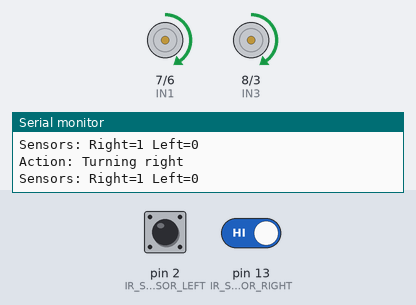
Bench run of a sketch on a simulated Arduino Uno, built with avr-gcc and run on an emulated ATmega328P. Parts: motor-driver pin pairs drawn as motors (green arrow = first pin HIGH = forward, orange = second pin HIGH = backward, longer = more drive, scaled by the enable pin), the last lines printed to the serial monitor. Inputs (shaded band) come from the test bench; at power-on: pin 13 (IR_SENSOR_RIGHT) HIGH, pin 2 (IR_SENSOR_LEFT) LOW.

Above: at 4.2 s.
4.3 s: pin 13 (IR_SENSOR_RIGHT) driven LOW
At 5.4 s:
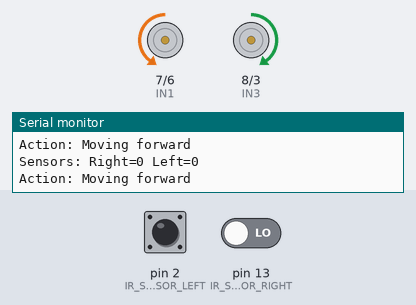
5.8 s: pin 2 (IR_SENSOR_LEFT) driven HIGH
At 6.8 s:
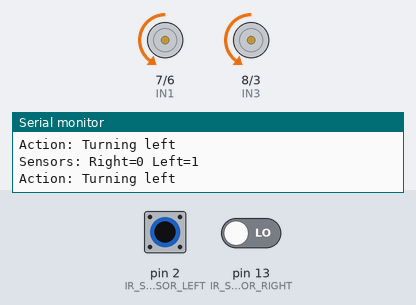
7.3 s: pin 13 (IR_SENSOR_RIGHT) driven HIGH
At 8.3 s:
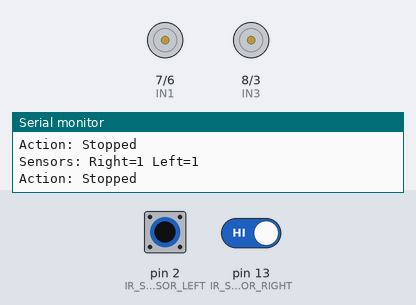
8.9 s: pin 2 (IR_SENSOR_LEFT) driven LOW
At 10.1 s:
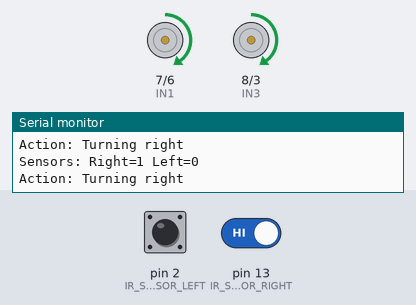
10.4 s: pin 2 (IR_SENSOR_LEFT) pulsed HIGH 2 times (0.12 s each, 0.3 s apart)
At 10.49 s:
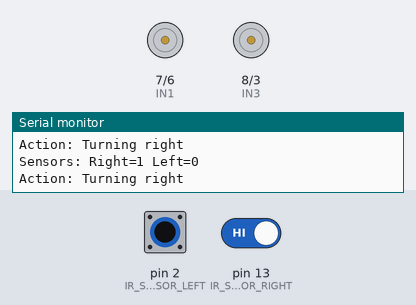
14.0 s: pin 2 (IR_SENSOR_LEFT) driven HIGH and pin 13 (IR_SENSOR_RIGHT) driven LOW
At 15.2 s:
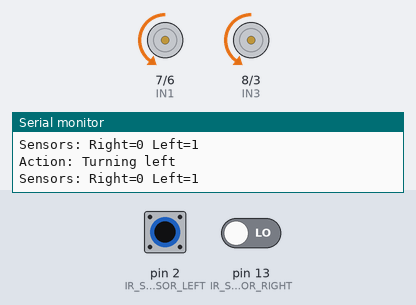
Timing chart, 0 to 17.0 s (numbered marks = the images above; inputs shaded):
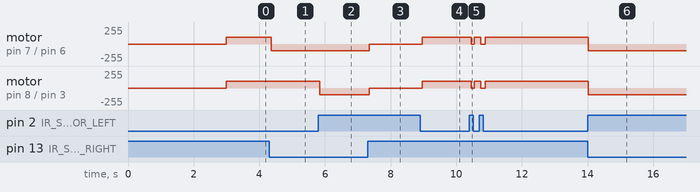

The sketch:

LFR2Sesnor.ino
```cpp
#define ENA 10  // Right motor speed
#define IN1 7   // Right motor direction
#define IN2 6   // Right motor direction
#define ENB 5   // Left motor speed
#define IN3 8   // Left motor direction
#define IN4 3   // Left motor direction

#define IR_SENSOR_RIGHT 13  // Right IR sensor
#define IR_SENSOR_LEFT 2    // Left IR sensor

#define BASE_SPEED 100  // Base PWM speed

void setup() {
  Serial.begin(9600);
  pinMode(IR_SENSOR_RIGHT, INPUT);  // Declare right IR sensor as input
  pinMode(IR_SENSOR_LEFT, INPUT);   // Declare left IR sensor as input
  pinMode(ENA, OUTPUT);             // Declare L298 Pin ENA as output
  pinMode(IN1, OUTPUT);             // Declare L298 Pin IN1 as output
  pinMode(IN2, OUTPUT);             // Declare L298 Pin IN2 as output
  pinMode(ENB, OUTPUT);             // Declare L298 Pin ENB as output
  pinMode(IN3, OUTPUT);             // Declare L298 Pin IN3 as output
  pinMode(IN4, OUTPUT);             // Declare L298 Pin IN4 as output

  // Initialize motors off
  digitalWrite(IN1, LOW); digitalWrite(IN2, LOW);
  digitalWrite(IN3, LOW); digitalWrite(IN4, LOW);
  analogWrite(ENA, 0); analogWrite(ENB, 0);
  Serial.println("Starting line-following on carpet...");
  delay(3000);  // Delay for stabilization
}

void loop() {
  int right = digitalRead(IR_SENSOR_RIGHT);  // Read right sensor
  int left = digitalRead(IR_SENSOR_LEFT);    // Read left sensor

  Serial.print("Sensors: Right=");
  Serial.print(right);
  Serial.print(" Left=");
  Serial.println(left);

  // Line-following logic (black line: HIGH=1, white: LOW=0)
  if ((right == 0) && (left == 0)) {
    forword();  // Both on white: move forward
    Serial.println("Action: Moving forward");
  } else if ((right == 1) && (left == 0)) {
    turnRight();  // Right on black, left on white: turn right
    Serial.println("Action: Turning right");
  } else if ((right == 0) && (left == 1)) {
    turnLeft();   // Left on black, right on white: turn left
    Serial.println("Action: Turning left");
  } else if ((right == 1) && (left == 1)) {
    Stop();       // Both on black: stop
    Serial.println("Action: Stopped");
  }
}

void forword() {  // Move forward
  digitalWrite(IN1, LOW); digitalWrite(IN2, HIGH);  // Right motor forward
  digitalWrite(IN3, HIGH); digitalWrite(IN4, LOW);  // Left motor forward
  analogWrite(ENA, BASE_SPEED);
  analogWrite(ENB, BASE_SPEED);
}

void turnRight() {  // Turn right
  digitalWrite(IN1, HIGH); digitalWrite(IN2, LOW);  // Right motor backward
  digitalWrite(IN3, HIGH); digitalWrite(IN4, LOW);  // Left motor forward
  analogWrite(ENA, BASE_SPEED);
  analogWrite(ENB, BASE_SPEED);
}

void turnLeft() {  // Turn left
  digitalWrite(IN1, LOW); digitalWrite(IN2, HIGH);  // Right motor forward
  digitalWrite(IN3, LOW); digitalWrite(IN4, HIGH);  // Left motor backward
  analogWrite(ENA, BASE_SPEED);
  analogWrite(ENB, BASE_SPEED);
}

void Stop() {  // Stop
  digitalWrite(IN1, LOW); digitalWrite(IN2, LOW);   // Right motor off
  digitalWrite(IN3, LOW); digitalWrite(IN4, LOW);   // Left motor off
  analogWrite(ENA, 0);
  analogWrite(ENB, 0);
}
```

Measured:
- after the input at 4.3 s, motor on pin 7 (IN1) / pin 6 (IN2): forward 100/255 → backward 100/255 after 0.06 s
- after the input at 5.8 s, motor on pin 8 (IN3) / pin 3 (IN4): forward 100/255 → backward 100/255 at once
- after the input at 7.3 s, motor on pin 7 (IN1) / pin 6 (IN2), motor on pin 8 (IN3) / pin 3 (IN4): backward 100/255 → stopped after 0.05 s
- after the input at 8.9 s, motor on pin 7 (IN1) / pin 6 (IN2), motor on pin 8 (IN3) / pin 3 (IN4): stopped → forward 100/255 after 0.07 s
- after the input at 10.4 s, motor on pin 7 (IN1) / pin 6 (IN2), motor on pin 8 (IN3) / pin 3 (IN4): alternates forward 100/255 for 0.20 s and stopped for 0.11 s, 4 changes in all, then stays forward 100/255, starting after 0.06 s
- after the input at 14.0 s, motor on pin 7 (IN1) / pin 6 (IN2), motor on pin 8 (IN3) / pin 3 (IN4): forward 100/255 → backward 100/255 at once
